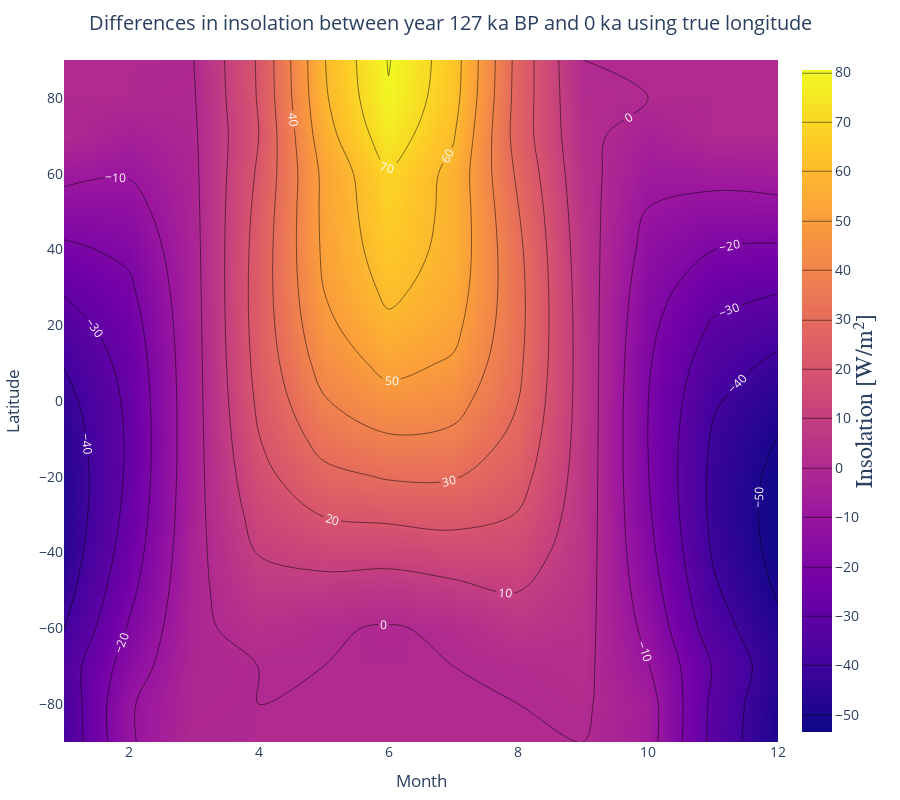

Notebook source saved alongside this figure:
### Markdown cell above
### 2.1 Différence méthode longitude vraie

### Code cell
INS_diff_trl = INS_127bp_trl - INS_0ka_trl

cont_INS_diff_trl = plot(contour(x=month, y=lat, z=INS_diff_trl,
        line_smoothing=0.99, contours_coloring="heatmap",
        contours=attr(coloring="heatmap", showlabels=true, labelfont=attr(size=12, color="white")),
        colorbar=attr(title="Insolation [W/m²]", titleside="right", titlefont=attr(size=24, family="Arial, sans-serif")), size=(900, 500)),
    Layout(width=900, height=800, xaxis_title="Month", yaxis_title="Latitude",
        title=attr(text="Differences in insolation between year 127 ka BP and 0 ka using true longitude", y=0.98, x=0.5, xanchor="center", yanchor="top"), font=attr(size=14)))

### Figure 1 — Plotly figure (JSON) as saved in the notebook; plotly's stock layout.template omitted (floating-point values rounded to 4 significant figures; data arrays with more than 128 entries replaced by an {"elided": "..."} marker saying what was removed)
{"data": [{"colorbar": {"title": "Insolation [W/m²]", "titlefont": {"family": "Arial, sans-serif", "size": 24}, "titleside": "right"}, "contours": {"coloring": "heatmap", "labelfont": {"color": "white", "size": 12}, "showlabels": true}, "line": {"smoothing": 0.99}, "size": [900, 500], "transpose": true, "type": "contour", "x": [1, 2, 3, 4, 5, 6, 7, 8, 9, 10, 11, 12], "y": [90, 80, 70, 60, 50, 40, 30, 20, 10, 0, -10, -20, -30, -40, -50, -60, -70, -80, -90], "z": {"elided": "12x19 float values"}}], "layout": {"font": {"size": 14}, "height": 800, "margin": {"b": 50, "l": 50, "r": 50, "t": 60}, "title": {"text": "Differences in insolation between year 127 ka BP and 0 ka using true longitude", "x": 0.5, "xanchor": "center", "y": 0.98, "yanchor": "top"}, "width": 900, "xaxis": {"title": {"text": "Month"}}, "yaxis": {"title": {"text": "Latitude"}}}}
